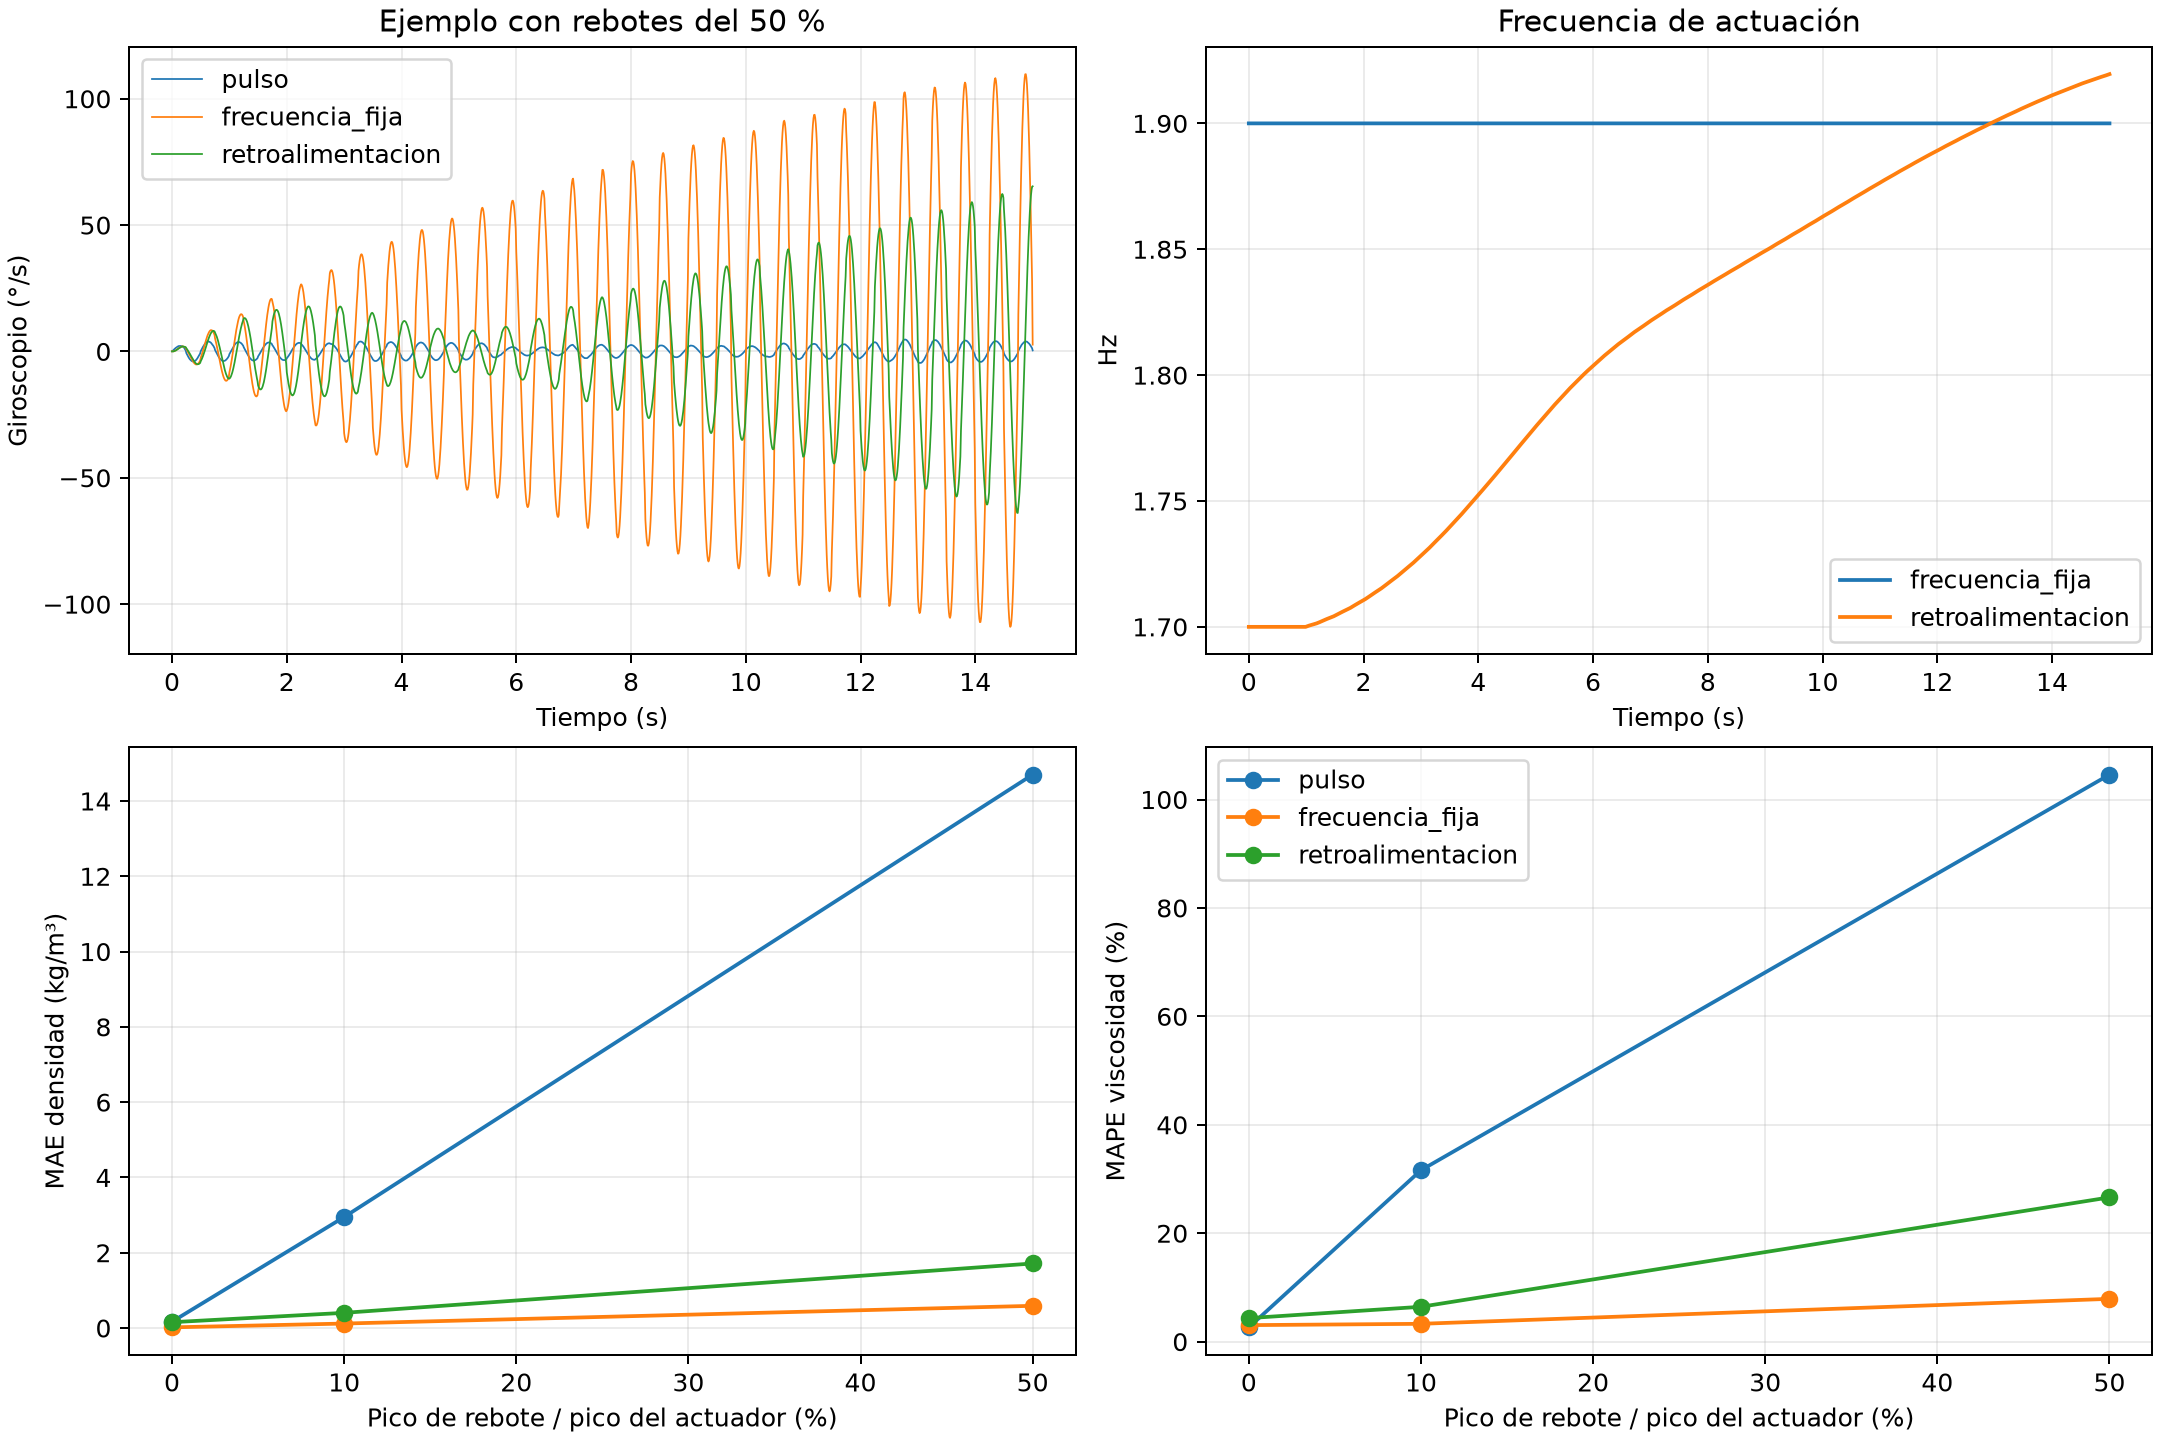

Write the Python code that produced this figure.
import csv
import ctypes
import json
from pathlib import Path

import matplotlib
matplotlib.use("Agg")
import matplotlib.pyplot as plt
import numpy as np
from scipy.optimize import least_squares


ROOT = Path(__file__).resolve().parent
HOST_COUNT = 1501
SENSOR_COUNT = 1561
PAIR_COUNT = 40
REPETITIONS = 3
AMPLITUDE = 0.003
LEVELS = [0.0, 0.1, 0.5]
METHODS = ["pulso", "frecuencia_fija", "retroalimentacion"]
PTR = np.ctypeslib.ndpointer(dtype=np.float64, ndim=1, flags="C_CONTIGUOUS")
lib = ctypes.CDLL(str(ROOT / "retroalimentacion.so"))
lib.simulate_closed_loop.argtypes = [
    ctypes.c_double, ctypes.c_double, ctypes.c_int, PTR, PTR, PTR,
    PTR, PTR, PTR, PTR, ctypes.POINTER(ctypes.c_int),
]
lib.simulate_closed_loop.restype = ctypes.c_int
lib.predict_closed_loop.argtypes = [ctypes.c_double, ctypes.c_double, PTR, PTR]
lib.predict_closed_loop.restype = ctypes.c_int


def simulate(rho, mu, mode, noise, bias, disturbance):
    arrays = [np.empty(HOST_COUNT) for _ in range(4)]
    clips = ctypes.c_int()
    status = lib.simulate_closed_loop(
        rho, mu, mode, noise, bias, disturbance, *arrays, ctypes.byref(clips),
    )
    if status:
        raise RuntimeError(f"Falló la simulación: {status}")
    return *arrays, clips.value


def predict(rho, mu, command):
    angle = np.empty(HOST_COUNT)
    status = lib.predict_closed_loop(rho, mu, command, angle)
    if status:
        raise RuntimeError(f"Falló el modelo directo: {status}")
    return angle


def estimate(signal, command):
    def residual(parameters):
        prediction = predict(parameters[0], np.exp(parameters[1]), command)
        error = prediction - signal
        return error - error.mean()

    fit = least_squares(
        residual, [1007, np.log(0.02)],
        bounds=([970, np.log(0.001)], [1050, np.log(0.1)]),
        x_scale=[10, 1], diff_step=1e-5,
        ftol=1e-9, xtol=1e-9, gtol=1e-9,
    )
    if not fit.success:
        raise RuntimeError(f"No convergió la estimación: {fit.message}")
    return float(fit.x[0]), float(np.exp(fit.x[1]))


def disturbances(rng):
    disturbance = np.zeros(HOST_COUNT)
    starts = rng.integers(100, 1380, size=6)
    signs = rng.choice([-1.0, 1.0], size=6)
    for start, sign in zip(starts, signs):
        disturbance[start:start + 12] += sign * AMPLITUDE
    return disturbance


def main():
    # Verify an ideal fit with a fixed, known input, independent of the simulator.
    command = np.zeros(HOST_COUNT)
    command[:20] = AMPLITUDE
    noiseless = predict(1007, 0.015, command)
    rho_check, mu_check = estimate(noiseless, command)
    if abs(rho_check - 1007) > 0.05 or abs(mu_check / 0.015 - 1) > 0.002:
        raise RuntimeError("El ajuste no recupera los parámetros sin ruido")

    rng = np.random.default_rng(20261125)
    rhos = rng.uniform(997.3, 1017.1, PAIR_COUNT)
    mus = np.exp(rng.uniform(np.log(0.005), np.log(0.05), PAIR_COUNT))
    values = np.empty((len(LEVELS), len(METHODS), PAIR_COUNT, REPETITIONS, 7))
    rows = []
    example = {}
    gyro_sigma = np.deg2rad(0.0038 * np.sqrt(52))
    acc_sigma = 70e-6 * 9.80665 * np.sqrt(52)
    for i, (rho, mu) in enumerate(zip(rhos, mus)):
        for rep in range(REPETITIONS):
            noise = np.ascontiguousarray(np.concatenate((
                rng.normal(0, acc_sigma, SENSOR_COUNT),
                rng.normal(0, acc_sigma, SENSOR_COUNT),
                rng.normal(0, gyro_sigma, SENSOR_COUNT),
            )))
            bias = np.ascontiguousarray(np.array([
                rng.normal(0, 0.005 * 9.80665),
                rng.normal(0, 0.005 * 9.80665),
                rng.normal(0, np.deg2rad(0.05)),
            ]))
            kicks = disturbances(rng)
            for level_index, level in enumerate(LEVELS):
                disturbance = np.ascontiguousarray(level * kicks)
                for mode, name in enumerate(METHODS):
                    angle, gyro, command, frequency, clips = simulate(
                        rho, mu, mode, noise, bias, disturbance,
                    )
                    rho_hat, mu_hat = estimate(angle, command)
                    boundary = int(
                        rho_hat < 970.001 or rho_hat > 1049.999
                        or mu_hat < 0.0010001 or mu_hat > 0.09999
                    )
                    last_frequency = float(np.mean(frequency[-300:])) if mode else 0
                    energy = float(np.sum(command[:-1] ** 2) / 100)
                    values[level_index, mode, i, rep] = [
                        rho_hat, mu_hat, clips, boundary,
                        last_frequency, energy, np.max(np.abs(gyro)),
                    ]
                    rows.append([
                        i, rep, level, name, rho, mu, rho_hat, mu_hat,
                        clips, boundary, last_frequency, energy, np.max(np.abs(gyro)),
                    ])
                    if i == 0 and rep == 0 and level == 0.5:
                        example[name] = (gyro.copy(), command.copy(), frequency.copy())
        if (i + 1) % 10 == 0:
            print(f"{i + 1}/{PAIR_COUNT} pares evaluados", flush=True)

    indexes = rng.integers(0, PAIR_COUNT, size=(5000, PAIR_COUNT))
    summaries = []
    for level_index, level in enumerate(LEVELS):
        for mode, name in enumerate(METHODS):
            data = values[level_index, mode]
            rho_error = data[:, :, 0] - rhos[:, None]
            mu_error = 100 * (data[:, :, 1] / mus[:, None] - 1)
            rho_pair_mae = np.abs(rho_error).mean(axis=1)
            mu_pair_mape = np.abs(mu_error).mean(axis=1)
            summaries.append({
                "rebound_peak_fraction": level,
                "method": name,
                "rho_mae_kg_m3": float(rho_pair_mae.mean()),
                "rho_mae_ci95": np.percentile(
                    rho_pair_mae[indexes].mean(axis=1), [2.5, 97.5],
                ).tolist(),
                "mu_mape_percent": float(mu_pair_mape.mean()),
                "mu_mape_ci95": np.percentile(
                    mu_pair_mape[indexes].mean(axis=1), [2.5, 97.5],
                ).tolist(),
                "mu_p95_absolute_error_percent": float(np.percentile(np.abs(mu_error), 95)),
                "sensor_clipping_events": int(data[:, :, 2].sum()),
                "estimates_at_bounds": int(data[:, :, 3].sum()),
                "mean_last_frequency_hz": float(data[:, :, 4].mean()) if mode else None,
                "mean_command_squared_integral": float(data[:, :, 5].mean()),
                "max_gyro_deg_per_s": float(np.rad2deg(data[:, :, 6].max())),
            })

    result = {
        "design": {
            "parameter_pairs": PAIR_COUNT,
            "noise_repetitions_per_pair": REPETITIONS,
            "temperature": "constant",
            "rho_range_kg_m3": [997.3, 1017.1],
            "mu_range_pa_s": [0.005, 0.05],
            "duration_s": 15,
            "actuator_peak_input": AMPLITUDE,
            "pulse_width_s": 0.2,
            "fixed_frequency_hz": 1.9,
            "adaptive_initial_frequency_hz": 1.7,
            "adaptive_frequency_limits_hz": [1.4, 2.4],
            "feedback": (
                "Gyroscope quadrature phase tracking, 0.8 s smoothing; "
                "frequency updated at 100 Hz with phase gain 0.015 Hz/s per radian."
            ),
            "disturbance": (
                "Six random signed 0.12 s torque-equivalent impulses between 1 "
                "and 13.8 s, with peak 0%, 10% or 50% of peak actuator input. "
                "Same disturbances and sensor-noise draws across methods."
            ),
            "fitting": (
                "Fit density and viscosity jointly to the accelerometer angle "
                "using the recorded actuator command; profile a constant angle offset. "
                "The estimator does not model or observe the disturbance."
            ),
            "limitations": [
                "Rebounds are hypothetical external torque impulses, not a measured liquid-noise model.",
                "The same synthetic dynamics generate and fit the signal, except for unmodeled disturbances and sensor bias.",
                "All methods have the same maximum actuator amplitude and duration, but continuous drive uses more integrated command energy.",
                "The controller uses gyro feedback but the inverse estimate uses angle only; closed-loop input correlates with sensor noise.",
                "Temperature drift, real translational acceleration and actual actuator and IMU response are not modeled.",
                "Confidence intervals resample parameter pairs only; they do not include structural uncertainty.",
            ],
        },
        "results": summaries,
    }
    (ROOT / "rebotes_control_resultados.json").write_text(json.dumps(result, indent=2))
    with (ROOT / "rebotes_control_predicciones.csv").open("w", newline="") as stream:
        writer = csv.writer(stream)
        writer.writerow([
            "id", "rep", "rebote_fraccion", "metodo", "rho_real", "mu_real",
            "rho_estimada", "mu_estimada", "saturaciones", "limite_ajuste",
            "frecuencia_final_hz", "integral_comando_cuadrado", "max_gyro_rad_s",
        ])
        writer.writerows(rows)

    fig, axes = plt.subplots(2, 2, figsize=(12, 8), constrained_layout=True)
    time = np.arange(HOST_COUNT) / 100
    for name in METHODS:
        gyro, command, frequency = example[name]
        axes[0, 0].plot(time, np.rad2deg(gyro), linewidth=0.7, label=name)
        if name != "pulso":
            axes[0, 1].plot(time, frequency, label=name)
    axes[0, 0].set(title="Ejemplo con rebotes del 50 %", xlabel="Tiempo (s)",
                   ylabel="Giroscopio (°/s)")
    axes[0, 1].set(title="Frecuencia de actuación", xlabel="Tiempo (s)", ylabel="Hz")
    axes[0, 0].legend()
    axes[0, 1].legend()
    for mode, name in enumerate(METHODS):
        method_rows = [r for r in summaries if r["method"] == name]
        axes[1, 0].plot(
            np.array(LEVELS) * 100, [r["rho_mae_kg_m3"] for r in method_rows],
            marker="o", label=name,
        )
        axes[1, 1].plot(
            np.array(LEVELS) * 100, [r["mu_mape_percent"] for r in method_rows],
            marker="o", label=name,
        )
    axes[1, 0].set(xlabel="Pico de rebote / pico del actuador (%)",
                   ylabel="MAE densidad (kg/m³)")
    axes[1, 1].set(xlabel="Pico de rebote / pico del actuador (%)",
                   ylabel="MAPE viscosidad (%)")
    for ax in axes.flat:
        ax.grid(alpha=0.25)
    axes[1, 1].legend()
    fig.savefig(ROOT / "rebotes_control.png", dpi=180)
    print(json.dumps(result, indent=2))


if __name__ == "__main__":
    main()
